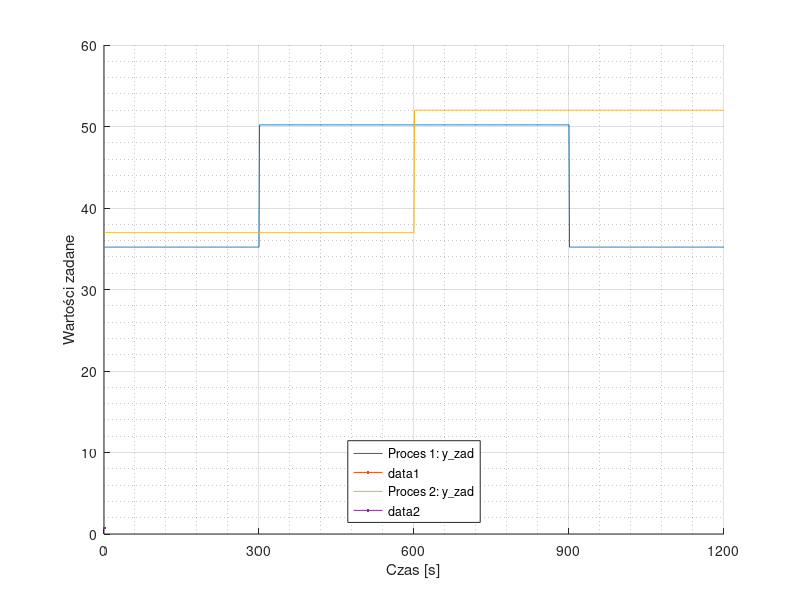

Reproduce this figure in MATLAB. (Note: this script raises an error after producing the figure.)
%% yzad
close all
% Parametry symulacji
T_s = 1; % Okres próbkowania (sekundy)
T_timer = 300; % Czas trwania timera (sekundy)
samples = 1200; % Liczba próbek symulacji

% Inicjalizacja zmiennych
y_pp1 = 35.2; % Wartość początkowa procesu 1
y_pp2 = 37; % Wartość początkowa procesu 2

y_zad1 = zeros(1, samples); % Wartości zadane dla procesu 1
y_zad2 = zeros(1, samples); % Wartości zadane dla procesu 2

y_zad1(1:300)=y_pp1; y_zad1(301:600)=y_pp1+15; y_zad1(601:900)=y_pp1+15;y_zad1(901:1200)=y_pp1;
y_zad2(1:300)=y_pp2; y_zad2(301:600)=y_pp2; y_zad2(601:900)=y_pp2+15;y_zad2(901:1200)=y_pp2+15;


% Wizualizacja wyników
figure; hold on; grid on; grid minor;
plot(1:samples, y_zad1,  'DisplayName', 'Proces 1: y\_zad', LineWidth=0.75);
plot(1:samples, y_zad2,  'DisplayName', 'Proces 2: y\_zad', LineWidth=0.75);
xticks(0:300:samples); % Znaczniki na osi X co 300
xlabel('Czas [s]');
ylabel('Wartości zadane');
% title('Symulacja wartości zadanych (y\_zad)');
legend('Location', 'south');
exportgraphics(gcf, 'Wykresy/automat_yzad.pdf', 'ContentType', 'vector');

%% pp

load("Pomiary\punkt_pracy.mat")

y1 = y1/100;
y2 = y2/100;

figure; hold on; grid on; grid minor;
plot(y1(1:600),  'DisplayName', 'Proces 1', LineWidth=0.75);
plot(y2(1:600),  'DisplayName', 'Proces 2', LineWidth=0.75);
% xticks(0:300:samples); % Znaczniki na osi X co 300
xlabel('Czas [s]');
ylabel('y');
% title('Symulacja wartości zadanych (y\_zad)');
legend('Location', 'best');
exportgraphics(gcf, 'Wykresy/punkt_pracy.pdf', 'ContentType', 'vector');

%% mechanizm zabezpieczający

% load("Pomiary\")
% 
% y1 = y1/100;
% y2 = y2/100;
% 
% figure; hold on; grid on; grid minor;
% plot(y1(1:600),  'DisplayName', 'Proces 1', LineWidth=0.75);
% plot(y2(1:600),  'DisplayName', 'Proces 2', LineWidth=0.75);
% % xticks(0:300:samples); % Znaczniki na osi X co 300
% xlabel('Czas [s]');
% ylabel('y');
% % title('Symulacja wartości zadanych (y\_zad)');
% legend('Location', 'best');
% exportgraphics(gcf, 'Wykresy/mech_zabezp.pdf', 'ContentType', 'vector');


%%

% Dane z tabeli
D = [0, 100, 110, 125, 150, 200];              % Wartości D
ilosc_rejestrow = [2, 600, 660, 750, 900, 1200]; % Ilość rejestrów
dlugosc_cyklu = [2, 11.1, 12.1, 13.3, 15.5, 20.1]; % Długość cyklu (ms)

% Tworzenie wykresu z dwiema osiami
figure;
xlim([-1 201]);

% Oś prawa - Ilość rejestrów
yyaxis right;
plot(D, ilosc_rejestrow, '-o', 'LineWidth', 1.5);
ylabel('Ilość rejestrów');
ylim([0 1600]); % Zakres dla osi prawej

% Oś lewa - Długość cyklu
yyaxis left;
plot(D, dlugosc_cyklu, '-s', 'LineWidth', 1.5);
ylabel('Długość cyklu (ms)');
ylim([0 22]); % Zakres dla osi lewej

% Ustawienia osi i tytułu
xlabel('D');
% title('Parametry komunikacyjne');
grid on;
legend({'Długość cyklu', 'Ilość rejestrów'}, 'Location', 'southeast');

% Eksport wykresu
exportgraphics(gcf, 'Wykresy/cykl_rejestry.pdf', 'ContentType', 'vector');